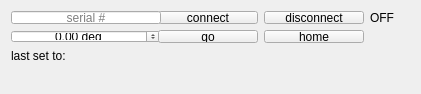
<?xml version="1.0" encoding="UTF-8"?>
<ui version="4.0">
 <class>ui_kcube</class>
 <widget class="QWidget" name="ui_kcube">
  <property name="geometry">
   <rect>
    <x>0</x>
    <y>0</y>
    <width>421</width>
    <height>94</height>
   </rect>
  </property>
  <property name="sizePolicy">
   <sizepolicy hsizetype="Fixed" vsizetype="Fixed">
    <horstretch>0</horstretch>
    <verstretch>0</verstretch>
   </sizepolicy>
  </property>
  <property name="minimumSize">
   <size>
    <width>421</width>
    <height>94</height>
   </size>
  </property>
  <property name="maximumSize">
   <size>
    <width>421</width>
    <height>94</height>
   </size>
  </property>
  <property name="windowTitle">
   <string>Form</string>
  </property>
  <layout class="QVBoxLayout" name="verticalLayout">
   <item>
    <layout class="QGridLayout" name="gridLayout">
     <item row="0" column="2">
      <widget class="QPushButton" name="disconnect_button">
       <property name="sizePolicy">
        <sizepolicy hsizetype="Fixed" vsizetype="Fixed">
         <horstretch>0</horstretch>
         <verstretch>0</verstretch>
        </sizepolicy>
       </property>
       <property name="minimumSize">
        <size>
         <width>100</width>
         <height>0</height>
        </size>
       </property>
       <property name="maximumSize">
        <size>
         <width>75</width>
         <height>16777215</height>
        </size>
       </property>
       <property name="text">
        <string>disconnect</string>
       </property>
      </widget>
     </item>
     <item row="0" column="1">
      <widget class="QPushButton" name="connect_button">
       <property name="sizePolicy">
        <sizepolicy hsizetype="Fixed" vsizetype="Fixed">
         <horstretch>0</horstretch>
         <verstretch>0</verstretch>
        </sizepolicy>
       </property>
       <property name="minimumSize">
        <size>
         <width>100</width>
         <height>0</height>
        </size>
       </property>
       <property name="maximumSize">
        <size>
         <width>75</width>
         <height>16777215</height>
        </size>
       </property>
       <property name="text">
        <string>connect</string>
       </property>
      </widget>
     </item>
     <item row="0" column="3">
      <widget class="QLabel" name="label_on_off">
       <property name="sizePolicy">
        <sizepolicy hsizetype="Fixed" vsizetype="Preferred">
         <horstretch>0</horstretch>
         <verstretch>0</verstretch>
        </sizepolicy>
       </property>
       <property name="minimumSize">
        <size>
         <width>30</width>
         <height>0</height>
        </size>
       </property>
       <property name="text">
        <string>OFF</string>
       </property>
      </widget>
     </item>
     <item row="0" column="4">
      <spacer name="horizontalSpacer_2">
       <property name="orientation">
        <enum>Qt::Horizontal</enum>
       </property>
       <property name="sizeHint" stdset="0">
        <size>
         <width>0</width>
         <height>20</height>
        </size>
       </property>
      </spacer>
     </item>
     <item row="0" column="0">
      <widget class="QLineEdit" name="lineEdit">
       <property name="sizePolicy">
        <sizepolicy hsizetype="Fixed" vsizetype="Fixed">
         <horstretch>0</horstretch>
         <verstretch>0</verstretch>
        </sizepolicy>
       </property>
       <property name="minimumSize">
        <size>
         <width>150</width>
         <height>0</height>
        </size>
       </property>
       <property name="maximumSize">
        <size>
         <width>100</width>
         <height>16777215</height>
        </size>
       </property>
       <property name="inputMask">
        <string/>
       </property>
       <property name="text">
        <string/>
       </property>
       <property name="alignment">
        <set>Qt::AlignCenter</set>
       </property>
       <property name="placeholderText">
        <string>serial #</string>
       </property>
      </widget>
     </item>
     <item row="1" column="0">
      <widget class="QDoubleSpinBox" name="pos_to_go_doubleSpinBox">
       <property name="sizePolicy">
        <sizepolicy hsizetype="Fixed" vsizetype="Fixed">
         <horstretch>0</horstretch>
         <verstretch>0</verstretch>
        </sizepolicy>
       </property>
       <property name="minimumSize">
        <size>
         <width>150</width>
         <height>0</height>
        </size>
       </property>
       <property name="maximumSize">
        <size>
         <width>100</width>
         <height>16777215</height>
        </size>
       </property>
       <property name="alignment">
        <set>Qt::AlignCenter</set>
       </property>
       <property name="suffix">
        <string> deg</string>
       </property>
       <property name="decimals">
        <number>2</number>
       </property>
       <property name="minimum">
        <double>-3600.000000000000000</double>
       </property>
       <property name="maximum">
        <double>3600.000000000000000</double>
       </property>
       <property name="value">
        <double>0.000000000000000</double>
       </property>
      </widget>
     </item>
     <item row="1" column="1">
      <widget class="QPushButton" name="go_button">
       <property name="sizePolicy">
        <sizepolicy hsizetype="Fixed" vsizetype="Fixed">
         <horstretch>0</horstretch>
         <verstretch>0</verstretch>
        </sizepolicy>
       </property>
       <property name="minimumSize">
        <size>
         <width>100</width>
         <height>0</height>
        </size>
       </property>
       <property name="maximumSize">
        <size>
         <width>75</width>
         <height>16777215</height>
        </size>
       </property>
       <property name="text">
        <string>go</string>
       </property>
      </widget>
     </item>
     <item row="1" column="2">
      <widget class="QPushButton" name="home_button">
       <property name="sizePolicy">
        <sizepolicy hsizetype="Fixed" vsizetype="Fixed">
         <horstretch>0</horstretch>
         <verstretch>0</verstretch>
        </sizepolicy>
       </property>
       <property name="minimumSize">
        <size>
         <width>100</width>
         <height>0</height>
        </size>
       </property>
       <property name="maximumSize">
        <size>
         <width>75</width>
         <height>16777215</height>
        </size>
       </property>
       <property name="text">
        <string>home</string>
       </property>
      </widget>
     </item>
     <item row="1" column="3" colspan="2">
      <spacer name="horizontalSpacer">
       <property name="orientation">
        <enum>Qt::Horizontal</enum>
       </property>
       <property name="sizeType">
        <enum>QSizePolicy::Fixed</enum>
       </property>
       <property name="sizeHint" stdset="0">
        <size>
         <width>40</width>
         <height>20</height>
        </size>
       </property>
      </spacer>
     </item>
    </layout>
   </item>
   <item>
    <widget class="QLabel" name="last_pos_label">
     <property name="sizePolicy">
      <sizepolicy hsizetype="Minimum" vsizetype="Fixed">
       <horstretch>0</horstretch>
       <verstretch>0</verstretch>
      </sizepolicy>
     </property>
     <property name="minimumSize">
      <size>
       <width>200</width>
       <height>0</height>
      </size>
     </property>
     <property name="maximumSize">
      <size>
       <width>200</width>
       <height>16777215</height>
      </size>
     </property>
     <property name="text">
      <string>last set to:</string>
     </property>
     <property name="textInteractionFlags">
      <set>Qt::LinksAccessibleByKeyboard|Qt::LinksAccessibleByMouse|Qt::TextBrowserInteraction|Qt::TextSelectableByKeyboard|Qt::TextSelectableByMouse</set>
     </property>
    </widget>
   </item>
   <item>
    <widget class="QLabel" name="info_label">
     <property name="sizePolicy">
      <sizepolicy hsizetype="Minimum" vsizetype="Fixed">
       <horstretch>0</horstretch>
       <verstretch>0</verstretch>
      </sizepolicy>
     </property>
     <property name="minimumSize">
      <size>
       <width>200</width>
       <height>0</height>
      </size>
     </property>
     <property name="maximumSize">
      <size>
       <width>200</width>
       <height>16777215</height>
      </size>
     </property>
     <property name="text">
      <string/>
     </property>
    </widget>
   </item>
  </layout>
 </widget>
 <resources/>
 <connections/>
</ui>
